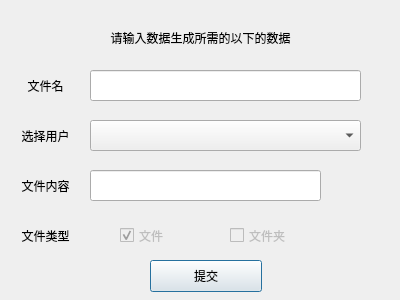
<?xml version="1.0" encoding="UTF-8"?>
<ui version="4.0">
 <class>dialog_gen_data</class>
 <widget class="QDialog" name="dialog_gen_data">
  <property name="geometry">
   <rect>
    <x>0</x>
    <y>0</y>
    <width>400</width>
    <height>300</height>
   </rect>
  </property>
  <property name="windowTitle">
   <string>Dialog</string>
  </property>
  <widget class="QLabel" name="label">
   <property name="geometry">
    <rect>
     <x>10</x>
     <y>30</y>
     <width>381</width>
     <height>16</height>
    </rect>
   </property>
   <property name="text">
    <string>请输入数据生成所需的以下的数据</string>
   </property>
   <property name="alignment">
    <set>Qt::AlignCenter</set>
   </property>
  </widget>
  <widget class="QLineEdit" name="edit_fileName">
   <property name="geometry">
    <rect>
     <x>90</x>
     <y>70</y>
     <width>271</width>
     <height>31</height>
    </rect>
   </property>
   <property name="sizePolicy">
    <sizepolicy hsizetype="Preferred" vsizetype="Preferred">
     <horstretch>0</horstretch>
     <verstretch>0</verstretch>
    </sizepolicy>
   </property>
  </widget>
  <widget class="QLabel" name="label_2">
   <property name="geometry">
    <rect>
     <x>10</x>
     <y>70</y>
     <width>71</width>
     <height>31</height>
    </rect>
   </property>
   <property name="text">
    <string>文件名</string>
   </property>
   <property name="alignment">
    <set>Qt::AlignCenter</set>
   </property>
  </widget>
  <widget class="QLabel" name="label_3">
   <property name="geometry">
    <rect>
     <x>10</x>
     <y>120</y>
     <width>71</width>
     <height>31</height>
    </rect>
   </property>
   <property name="text">
    <string>选择用户</string>
   </property>
   <property name="alignment">
    <set>Qt::AlignCenter</set>
   </property>
  </widget>
  <widget class="QLabel" name="label_4">
   <property name="geometry">
    <rect>
     <x>10</x>
     <y>170</y>
     <width>71</width>
     <height>31</height>
    </rect>
   </property>
   <property name="text">
    <string>文件内容</string>
   </property>
   <property name="alignment">
    <set>Qt::AlignCenter</set>
   </property>
  </widget>
  <widget class="QCheckBox" name="checkBox">
   <property name="enabled">
    <bool>false</bool>
   </property>
   <property name="geometry">
    <rect>
     <x>120</x>
     <y>220</y>
     <width>86</width>
     <height>31</height>
    </rect>
   </property>
   <property name="text">
    <string>文件</string>
   </property>
   <property name="checkable">
    <bool>true</bool>
   </property>
   <property name="checked">
    <bool>true</bool>
   </property>
   <property name="tristate">
    <bool>false</bool>
   </property>
  </widget>
  <widget class="QCheckBox" name="checkBox_2">
   <property name="enabled">
    <bool>false</bool>
   </property>
   <property name="geometry">
    <rect>
     <x>230</x>
     <y>220</y>
     <width>86</width>
     <height>31</height>
    </rect>
   </property>
   <property name="text">
    <string>文件夹</string>
   </property>
   <property name="checkable">
    <bool>false</bool>
   </property>
  </widget>
  <widget class="QLabel" name="label_5">
   <property name="geometry">
    <rect>
     <x>10</x>
     <y>220</y>
     <width>71</width>
     <height>31</height>
    </rect>
   </property>
   <property name="text">
    <string>文件类型</string>
   </property>
   <property name="alignment">
    <set>Qt::AlignCenter</set>
   </property>
  </widget>
  <widget class="QPushButton" name="btn_submit">
   <property name="geometry">
    <rect>
     <x>150</x>
     <y>260</y>
     <width>112</width>
     <height>32</height>
    </rect>
   </property>
   <property name="text">
    <string>提交</string>
   </property>
  </widget>
  <widget class="QLineEdit" name="edit_fileContent">
   <property name="geometry">
    <rect>
     <x>90</x>
     <y>170</y>
     <width>231</width>
     <height>31</height>
    </rect>
   </property>
   <property name="sizePolicy">
    <sizepolicy hsizetype="Preferred" vsizetype="Preferred">
     <horstretch>0</horstretch>
     <verstretch>0</verstretch>
    </sizepolicy>
   </property>
   <property name="maxLength">
    <number>96</number>
   </property>
  </widget>
  <widget class="QLabel" name="txt_inputNum">
   <property name="geometry">
    <rect>
     <x>330</x>
     <y>175</y>
     <width>41</width>
     <height>21</height>
    </rect>
   </property>
   <property name="text">
    <string/>
   </property>
   <property name="alignment">
    <set>Qt::AlignCenter</set>
   </property>
  </widget>
  <widget class="QComboBox" name="comboBox">
   <property name="geometry">
    <rect>
     <x>90</x>
     <y>120</y>
     <width>271</width>
     <height>31</height>
    </rect>
   </property>
  </widget>
 </widget>
 <resources/>
 <connections/>
</ui>
